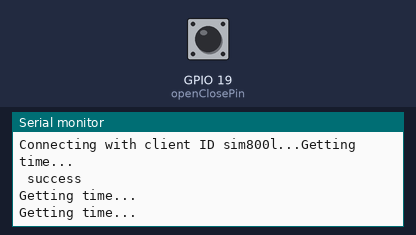
The program below on a simulated ESP32. Shown: the last lines printed to the serial monitor. Inputs (shaded band) come from the test bench; at power-on: GPIO 19 (openClosePin) HIGH. No MQTT or app messages arrive unless stated.

Above: at 1.2 s.
1.3 s: GPIO 19 (openClosePin) pulled LOW for 0.15 s
At 1.43 s:
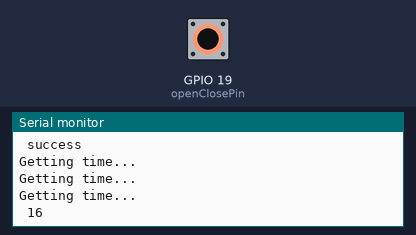
2.9 s: GPIO 19 (openClosePin) pulled LOW for 1 s
5.4 s: GPIO 19 (openClosePin) pulled LOW for 0.15 s
At 5.71 s:
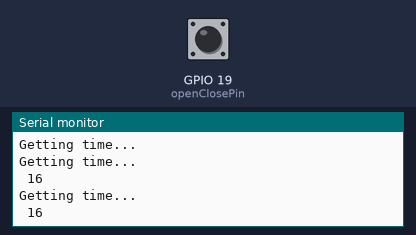

The program:

main.cpp
```cpp
#include <Arduino.h>
#include <PubSubClient.h>
#include <ESP32Time.h>

#define TINY_GSM_MODEM_SIM800 // Project is using SIM800 GSM modem
// #define DUMP_AT_COMMANDS      // See all AT commands, if wanted
// #define TINY_GSM_DEBUG Serial // Define the serial console for debug prints, if needed
// #define TINY_GSM_SSL_CLIENT_AUTHENTICATION
#define GSM_PIN "9084"    // set GSM PIN, if any
#define SerialGSM Serial2 // For ESP32 specific setup, see https://quadmeup.com/arduino-esp32-and-3-hardware-serial-ports/
#include <TinyGsmClient.h>

// GPRS credentials
// const char = "internet.vodafone.net";
const char apn[] = "internet";
const char gprsUser[] = "";
const char gprsPass[] = "";

// MQTT setting
const char mqtt_client_id[] = "sim800l";
const char mqtt_broker[] = "node93703-efa101.fr-1.paas.massivegrid.net";
const int mqtt_broker_port = 11027;
const char mqtt_user[] = "test";
const char mqtt_password[] = "test";
// const char mqtt_broker[] = "602d59b7f1b3429daa147124061d1238.s2.eu.hivemq.cloud";
// const int mqtt_broker_port = 8883;
// const char mqtt_user[] = "mqtt_test_user";
// const char mqtt_password[] = "12mqttTestPwd34";

// Open-close reed switch pin
const int openClosePin = 19;
// GSM modem reset pin
const int modemResetPin = 18;

TaskHandle_t mqttKeepAliveTask;
TaskHandle_t setTimeTask;
TaskHandle_t heartbeatTask;
TaskHandle_t sendOpenCloseStatusChangeTask;

const long HEARTBEAT_PERIOD_IN_MS = 10000;
const TickType_t xDelay250ms = pdMS_TO_TICKS(250);

ESP32Time rtc;

struct openclose_event_payload
{
  bool isOpened;
  String datetime;
};

#ifdef DUMP_AT_COMMANDS
#include <StreamDebugger.h>
StreamDebugger debugger(SerialGSM, Serial);
TinyGsm gsmModem(debugger);
#else
TinyGsm gsmModem(SerialGSM);
#endif
TinyGsmClient gsmClient(gsmModem);
PubSubClient mqttClient(gsmClient);

/********************************************/
/*                  Tasks                   */
/********************************************/

// Connects to MQTT broker
void connectToMqttBroker()
{
  int count = 0;

  Serial.printf("Connecting with client ID %s...", mqtt_client_id);
  while (!mqttClient.connected())
  {
    mqttClient.disconnect();
    mqttClient.connect(mqtt_client_id, mqtt_user, mqtt_password);
    vTaskDelay(xDelay250ms);
    count++;
    if (count == 5)
    {
      Serial.printf(" failed with state: %d\n", mqttClient.state());
      return;
    }
  }
  Serial.println(" success");
}

// Connects to GSM network
bool connectToGsmNetwork()
{
  if (!gsmModem.isNetworkConnected())
  {
    if (GSM_PIN && gsmModem.getSimStatus() != 3)
    {
      Serial.print("Unlocking SIM card...");
      gsmModem.simUnlock(GSM_PIN);
      Serial.println("done");
    }

    Serial.print("Waiting for network...");
    if (!gsmModem.waitForNetwork(1000, true))
    {
      Serial.println("network not ready");

      return false;
    }
    Serial.println("done");
  }

  // GPRS connection parameters are usually set after network registration
  Serial.printf("Connecting to %s...", apn);
  if (!gsmModem.gprsConnect(apn, gprsUser, gprsPass))
  {
    Serial.println(" failed");

    return false;
  }
  Serial.println(" success");

  return true;
}

// Task to keep MQTT connected (alive)
void mqttKeepAliveTaskFunction(void *pvParameters)
{
  mqttClient.setServer(mqtt_broker, mqtt_broker_port);
  mqttClient.setKeepAlive(90);

  // Reset the GSM modem
  Serial.print("Resetting GSM modem...");
  digitalWrite(modemResetPin, LOW);
  delay(120);
  digitalWrite(modemResetPin, HIGH);
  delay(10);
  Serial.println("done");

  Serial.print("Initializing GSM modem...");
  gsmModem.restart();
  Serial.println("done");

  Serial.printf("GSM Modem info: %s\n", gsmModem.getModemInfo().c_str());

  for (;;)
  {
    if (!gsmModem.isGprsConnected())
    {
      bool connResult = connectToGsmNetwork();
      if (connResult == false)
      {
        continue;
      }
    }

    vTaskDelay(xDelay250ms);

    if (gsmModem.isGprsConnected() && !mqttClient.connected())
    {
      connectToMqttBroker();
    }
  }
}

String getTime()
{
  // See http://www.cplusplus.com/reference/ctime/strftime/ for formatting control chars
  return rtc.getTime("%FT%H:%M:%S");
}
bool hasTimeSet()
{
  // When RTC is set, its task gets deleted
  return eTaskGetState(setTimeTask) == eTaskState::eDeleted ? true : false;
}
// Set time on ESP32 RTC task
void setTimeTaskFunction(void *pvParameters)
{
  int year;
  int month;
  int day;
  int hours;
  int minutes;
  int seconds;

  for (;;)
  {
    if (gsmModem.isGprsConnected())
    {
      Serial.println("Getting time...");
      if (gsmModem.getNetworkTime(&year, &month, &day, &hours, &minutes, &seconds, NULL))
      {
        tm gsmTime;
        gsmTime.tm_sec = (seconds);
        gsmTime.tm_min = (minutes);
        gsmTime.tm_hour = (hours);
        gsmTime.tm_mday = (day);
        gsmTime.tm_mon = (month - 1);
        gsmTime.tm_year = (year - 1900);
        rtc.setTimeStruct(gsmTime);

        Serial.printf("Time set to %s\n", getTime().c_str());

        vTaskDelete(setTimeTask);
      }
    }

    vTaskDelay(xDelay250ms);
  }
}

// Heartbeat sender task
void sendHeartbeatTaskFunction(void *pvParameters)
{
  TickType_t xLastWakeTime = xTaskGetTickCount();
  const TickType_t xHeartbeatFrequency = pdMS_TO_TICKS(10000);
  const char cHeartbeatMessage[] = "{ \"time\": %s, \"batterypcnt\": %d }";
  for (;;)
  {
    // Send MQTT heartbeat
    if (mqttClient.connected() && hasTimeSet())
    {
      String networkDateTime = getTime();
      int8_t cBatteryPercent = gsmModem.getBattPercent();
      size_t bufSize = snprintf(NULL, 0, cHeartbeatMessage, networkDateTime.c_str(), cBatteryPercent);
      char *payload = (char *)malloc(bufSize + 1);
      sprintf(payload, cHeartbeatMessage, networkDateTime.c_str(), cBatteryPercent);
      mqttClient.publish("testtopic/heartbeat", payload);
      free(payload);
    }

    vTaskDelayUntil(&xLastWakeTime, xHeartbeatFrequency);
  }
}

// Open/close event sender task
void sendOpenCloseStatusChangeTaskFunction(void *pvParameters)
{
  const char cOpenCloseStatusMessage[] = "{ \"time\": %s, \"opened\": %s }";
  openclose_event_payload eventPayload;

  eventPayload = *(static_cast<openclose_event_payload *>(pvParameters));
  Serial.printf("%s %d\n", eventPayload.datetime.c_str(), eventPayload.isOpened);
  String state = eventPayload.isOpened ? "opened" : "closed";
  for (;;)
  {
    if (mqttClient.connected() && hasTimeSet())
    {
      size_t bufSize = snprintf(NULL, 0, cOpenCloseStatusMessage, eventPayload.datetime.c_str(), state.c_str());
      char *message_payload = (char *)malloc(bufSize + 1);
      sprintf(message_payload, cOpenCloseStatusMessage, eventPayload.datetime.c_str(), state.c_str());
      mqttClient.publish("testtopic/openCloseStatus", message_payload);
      free(message_payload);

      vTaskDelete(sendOpenCloseStatusChangeTask);
    }

    vTaskDelay(xDelay250ms);
  }
}

/********************************************/
/*            Interrupt handlers            */
/********************************************/

// Open-close changed event handler
void IRAM_ATTR openCloseStatusChangedHandler()
{
  openclose_event_payload event_payload;
  event_payload.isOpened = digitalRead(openClosePin) > 0 ? true : false;
  event_payload.datetime = "";
  if (hasTimeSet())
  {
    event_payload.datetime = getTime();
  }

  xTaskCreatePinnedToCore(sendOpenCloseStatusChangeTaskFunction, "sendOpenCloseStatusChangeTask", 10000, &event_payload, 2, &sendOpenCloseStatusChangeTask, 1);
}

/************************************/
/*             Setup                */
/************************************/
void setup()
{
  Serial.begin(115200);

  Serial.print("Setting up GSM serial port...");
  SerialGSM.begin(115200, SERIAL_8N1, 17, 16);
  Serial.println("done");

  pinMode(openClosePin, INPUT_PULLUP);
  pinMode(modemResetPin, OUTPUT);
  digitalWrite(modemResetPin, HIGH);
  attachInterrupt(openClosePin, openCloseStatusChangedHandler, CHANGE);

  // Create all tasks on core 1
  xTaskCreatePinnedToCore(mqttKeepAliveTaskFunction, "mqttKeepAliveTask", 10000, NULL, 3, &mqttKeepAliveTask, 1);
  xTaskCreatePinnedToCore(setTimeTaskFunction, "setTimeTask", 10000, NULL, 3, &setTimeTask, 1);
  xTaskCreatePinnedToCore(sendHeartbeatTaskFunction, "sendHeartbeatTask", 10000, NULL, 2, &heartbeatTask, 1);
}

/************************************/
/*           Main loop              */
/************************************/
void loop() {}
```

Measured:
- after the input at 1.3 s, the serial monitor: prints a new line at once (image 1)
- after the input at 5.4 s, the serial monitor: prints a new line at once (image 2)
